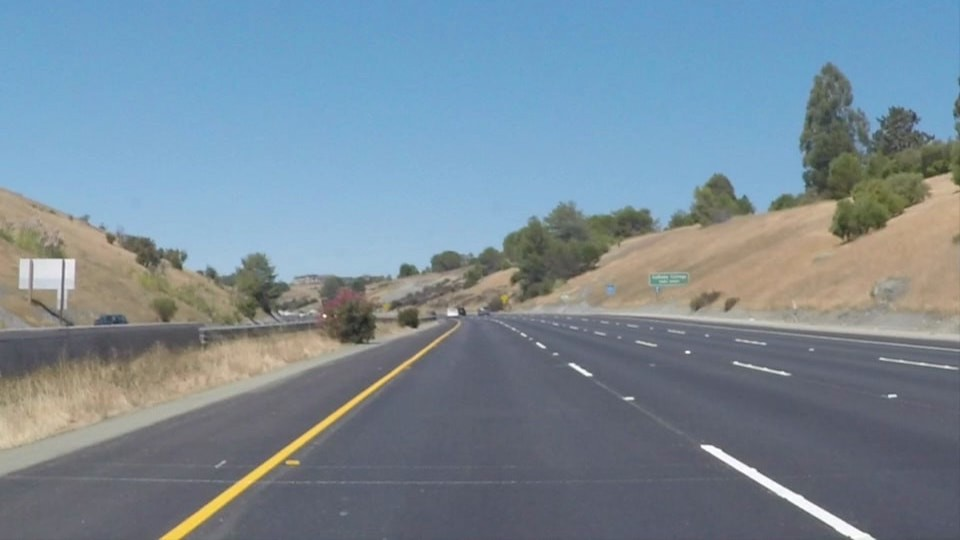
#> input picture lane.jpeg, 960 x 540 px
$ python -i preprocessor.py   (imports and definitions only)   (older library calls are emulated)
#> lines starting #> are read from the running program, lines starting #| are printed output that depends on the picture; after the words box and inside, x2 and y2 are one past the last pixel; in counts of white or black regions, pixels touching at a corner belong together
# -*- coding: utf-8 -*-
# import modules
import matplotlib.pyplot as plt
import numpy as np
import cv2

class PreProcessor():
    def __init__(self):
        self.roi_vertices = [] # vertices which define a region of interest
        self.selected_vtx_id = -1 # stores id of the vertex the mouse is over (-1 = None)
        self.active_vtx_id = -1 # stores the id of the active vertex

        self.sobel_k_size = 15 # kernel size for sobel operator

        # colour threshold values (min, max)
        self.sat_threshold = (113,255) # saturation threshold
        self.val_threshold = (234,255) # value threshold

        print('[INFO] Pre-processor initialised!')
    ###

    # [83 lines left out: functions add_roi_vertex, draw_roi, move_roi_vertex, update, not called in this run]
    ###

    def process_frame(self, frame):
        """ Apply various pre-processing techniques to a frame """
        processed_frame = frame.copy() # copy the frame for processing

        # apply a four-point perspective transform if there are 4 vertices
        if len(self.roi_vertices) == 4:
            processed_frame, _ = four_point_transform(frame, self.roi_vertices)

        # apply HSL saturation thresholding to identify yellow lane markings
        sat_binary = colour_thresholding(processed_frame, self.sat_threshold,
                                           self.val_threshold).astype(np.uint8)

        return processed_frame
    ###

# [23 lines left out: function four_point_transform, not called in this run]
###

def colour_thresholding(frame, sat_threshold, val_threshold):
    """ ... """
#> called with sat_threshold = (113, 255), val_threshold = (234, 255)
    # convert the frame to HLS and HSV colour spaces
    hls_frame = cv2.cvtColor(frame, cv2.COLOR_RGB2HLS).astype(np.float)
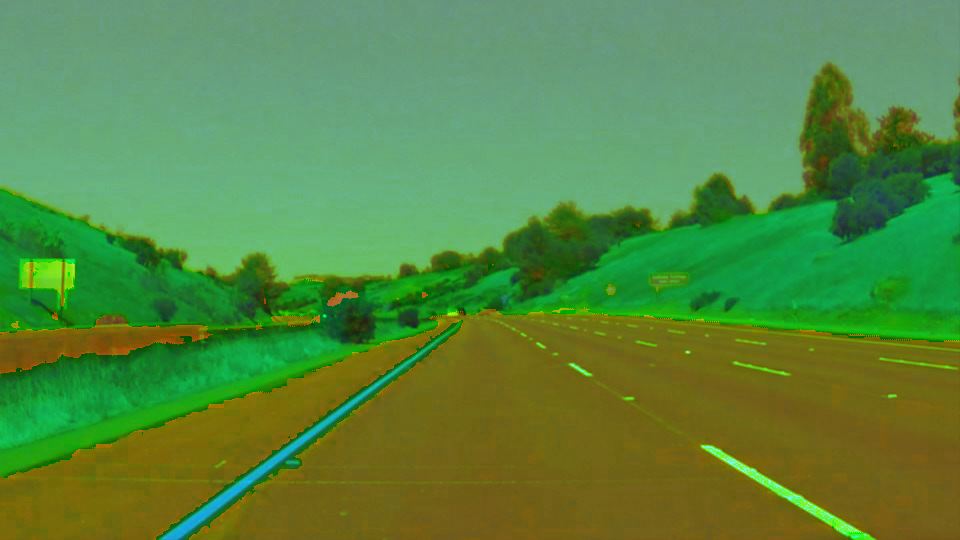
#> hls_frame: shape (540, 960, 3) float64; mean R, G, B 86.9, 136.4, 64.9
    hsv_frame = cv2.cvtColor(frame, cv2.COLOR_RGB2HSV).astype(np.float)
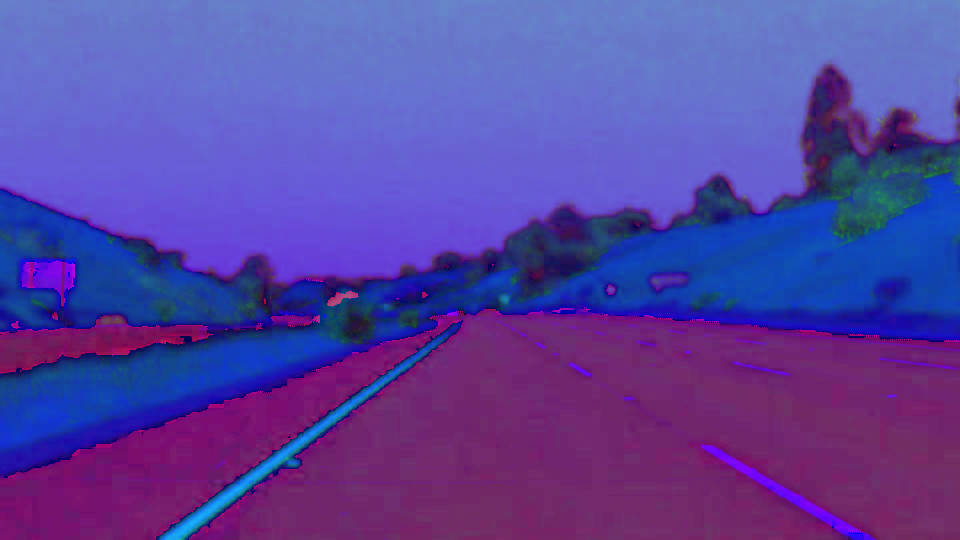
#> hsv_frame: shape (540, 960, 3) float64; mean R, G, B 87, 66.5, 159.7

    # extract saturation and value channels
    sat_channel = hls_frame[:,:,2].astype(np.uint8)
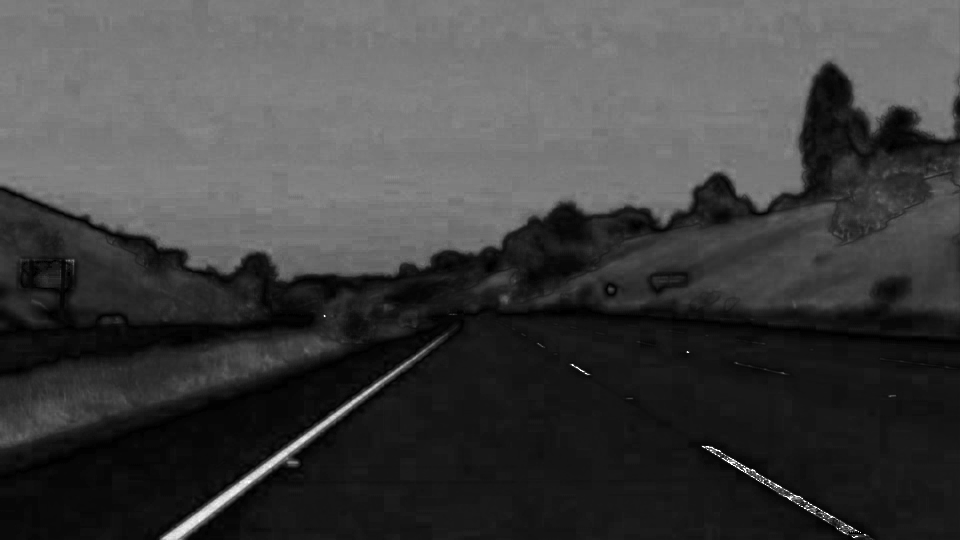
#> sat_channel: shape (540, 960); min 0, max 255, mean 64.9
    val_channel = hsv_frame[:,:,2].astype(np.uint8)
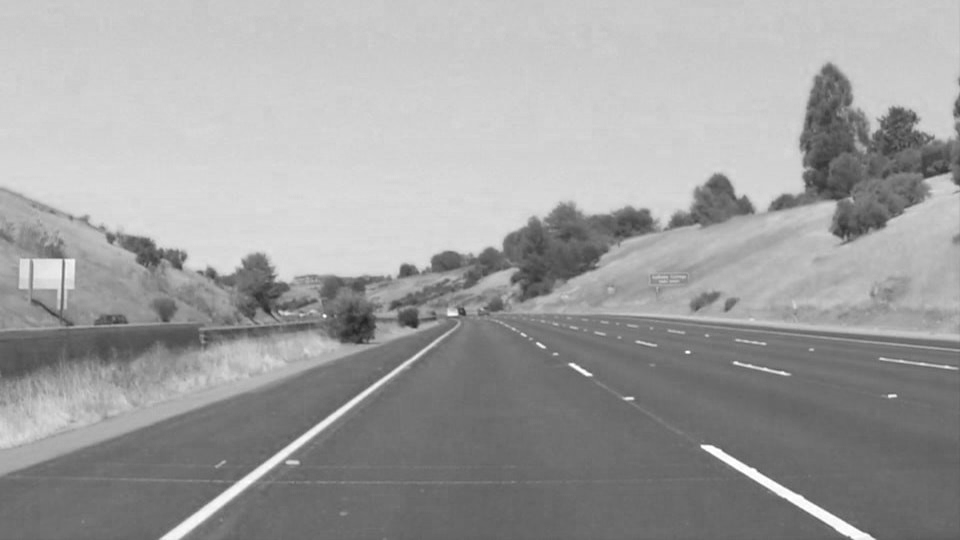
#> val_channel: shape (540, 960); min 34, max 255, mean 159.7

    # create saturation and value binaries
    sat_binary = np.zeros_like(sat_channel).astype(np.uint8)
    sat_binary[(sat_channel > sat_threshold[0]) & (sat_channel <= sat_threshold[1])] = 1

    val_binary = np.zeros_like(val_channel).astype(np.uint8)
    val_binary[(val_channel > val_threshold[0]) & (val_channel <= val_threshold[1])] = 1

    # combine the binaries
    combined_binary = ((sat_binary == 1) | (val_binary == 1))

    # plot binaries
    # plt.imshow(sat_binary * 255, cmap='gray')
    # plt.imshow(val_binary * 255, cmap='gray')
    plt.imshow(combined_binary * 255, cmap='gray')

    return combined_binary
###

>>> import cv2
>>> picture = cv2.cvtColor(cv2.imread('lane.jpeg'), cv2.COLOR_BGR2RGB)
>>> result = PreProcessor().process_frame(picture)
#> in process_frame, `sat_binary = colour_thresholding(processed_frame, self.sat_threshold, ..`:
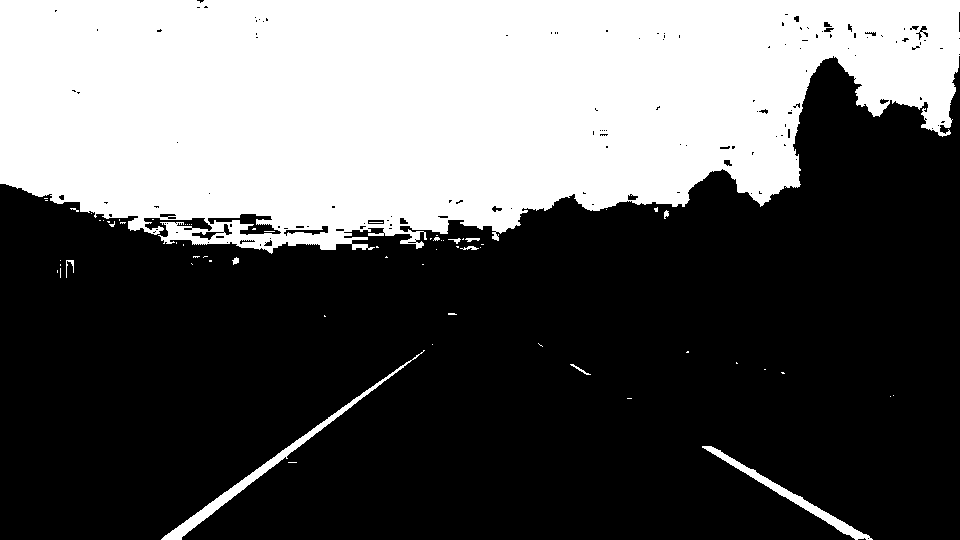
#> sat_binary: shape (540, 960); values 0 (black) and 1 (white), 37% white; 65 white regions (55 under 20 px), largest, box (x1, y1, x2, y2) and area: (0, 0, 960, 254) 187572, (161, 350, 425, 540) 2083, (702, 446, 873, 540) 1423
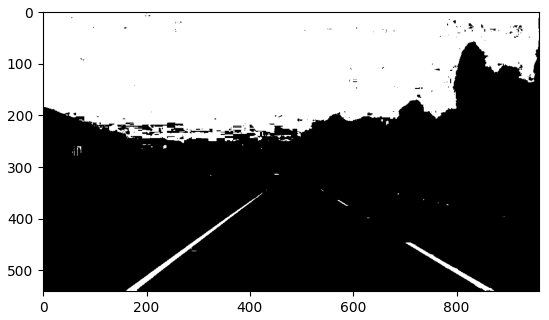
#> figure drawn by matplotlib, 1 panel
